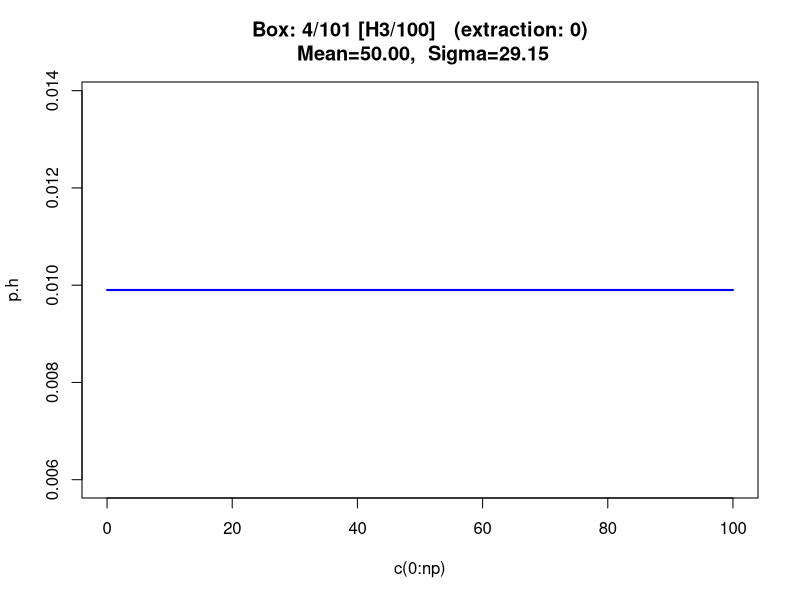
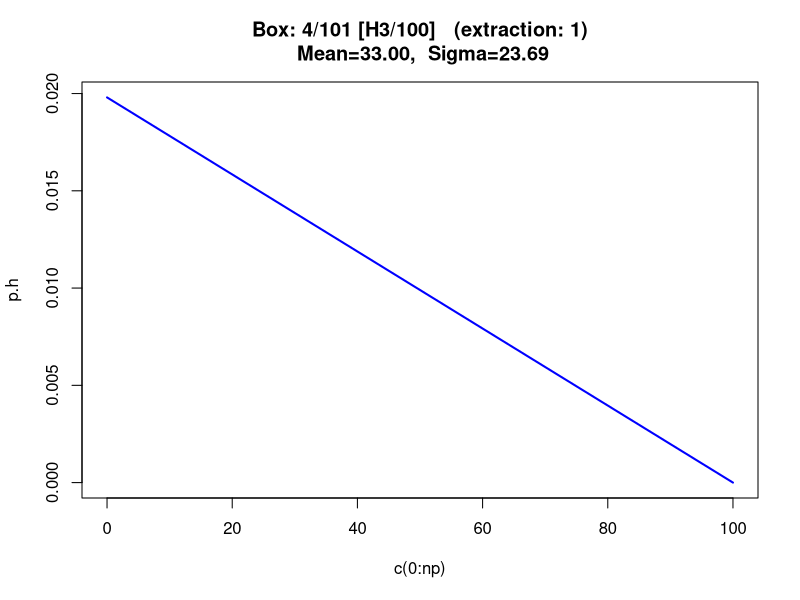
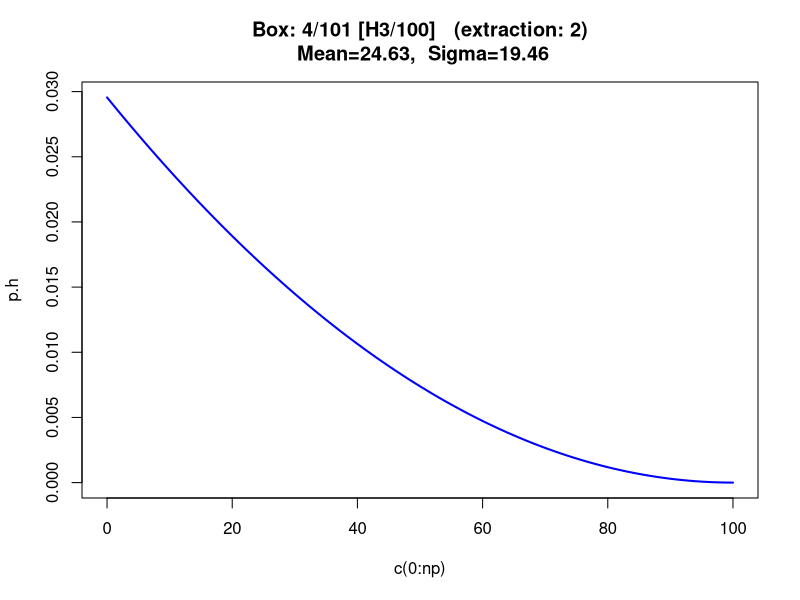
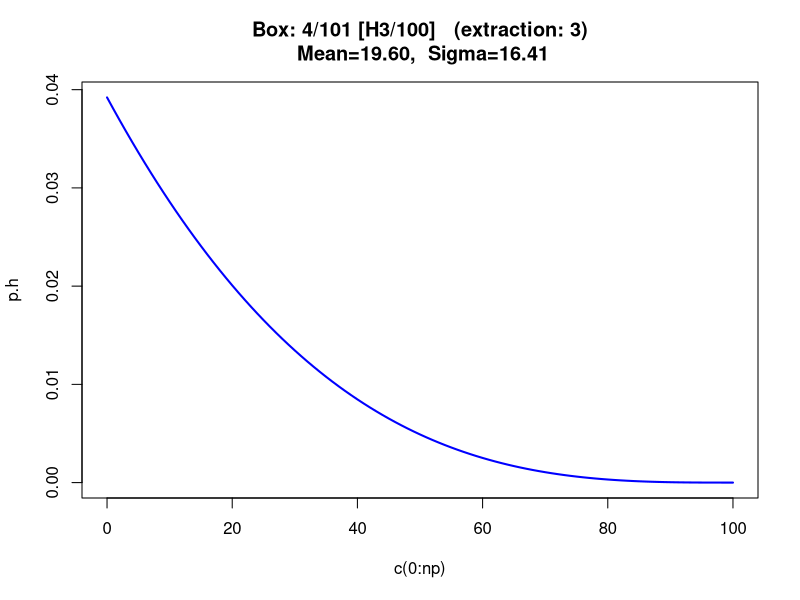
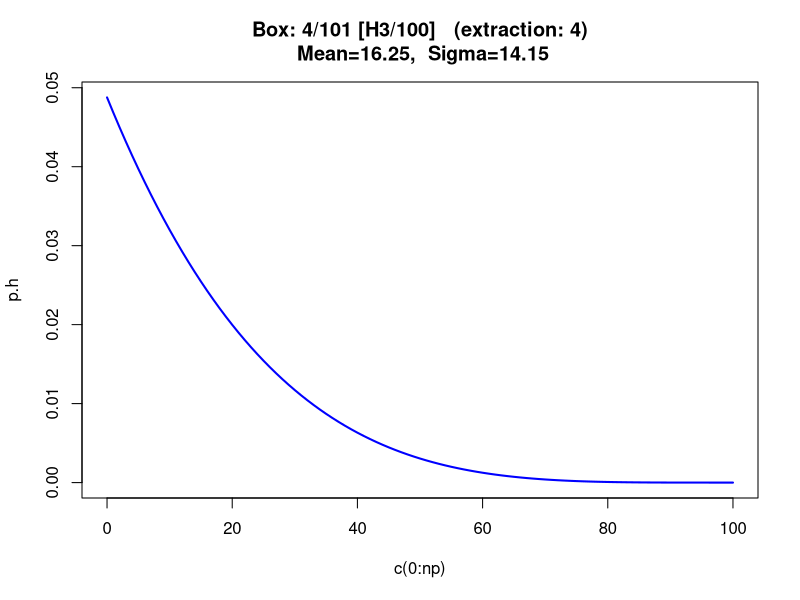
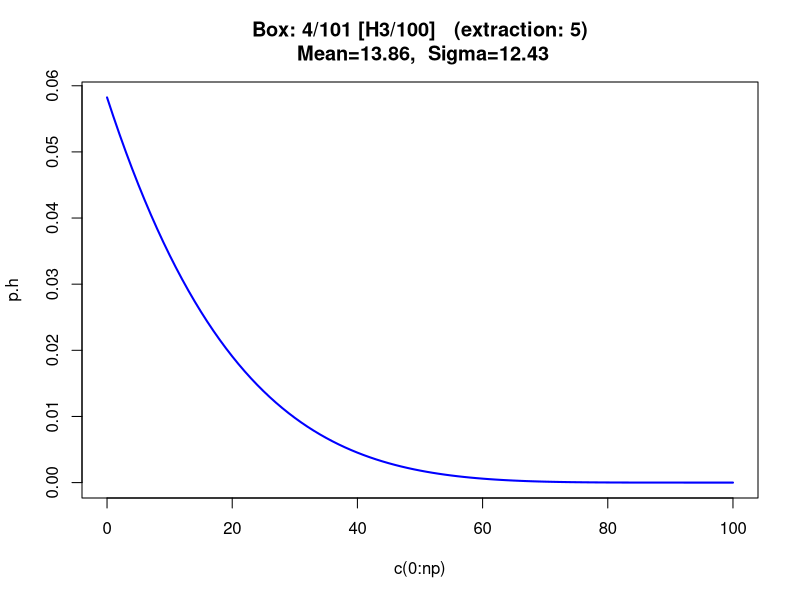
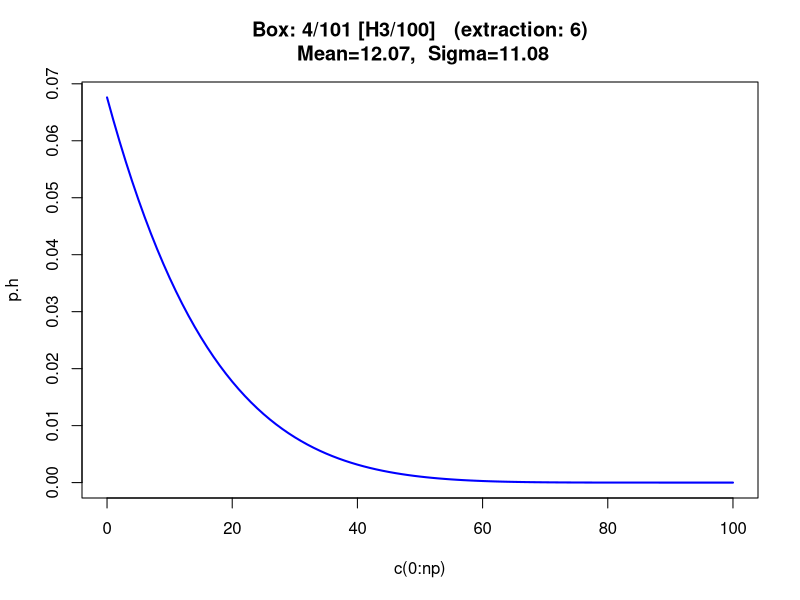
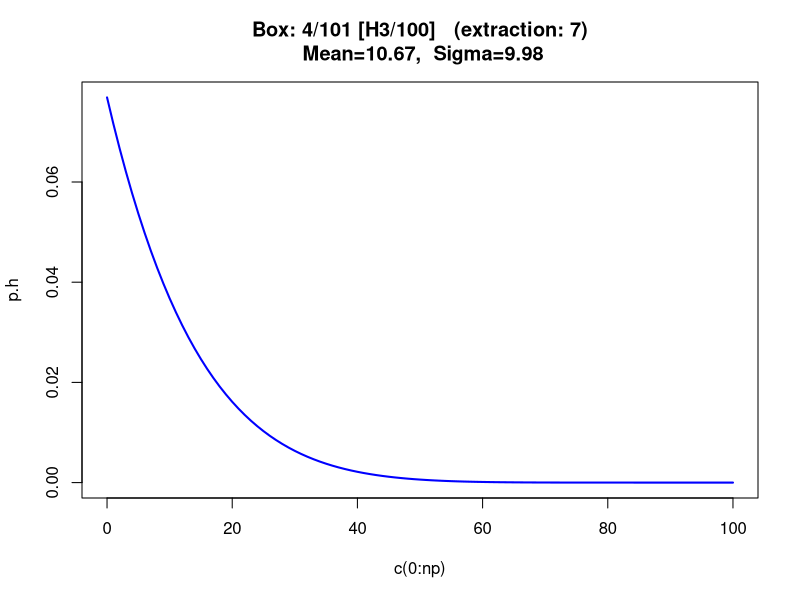

Recreate these plots in R, in order.
#----------------------------------------
# esempio delle 6 scatole (esteso ad n)
#
# GdA, 4/3/2011
#----------------------------------------

# function pausa
pausa <- function() {
  cat ("\n >> Guarda il plot e dai enter per continuare\n")
  scan()
}

delay = 0.15  # ritardo in secondi fra estrazioni (se 0 -> manuale)
delay = 0

np = 100    # nr di palline
ns = np + 1 # nr di scatole  Att: in R parte da 1 !!!

N = 50     # numero di estrazioni

box = sample(1:ns)[1]  # Random box
# box = 2                #  
cat(sprintf("Box: %d\n", box))

prior.unif  <- rep(1/ns, ns)              # prior uniforme
prior.binom <- dbinom(c(0:np), np, 1/2)   # prior binomiale

# usiamo uniforme
p.h <- prior.unif

# likelihoods:
likW <- c(0:np)/np
likB <- 1 - likW

#----------- prima di cominciare le estrazioni:
p.h                     # prob composizioni
p.W <- sum(likW * p.h)  # prob bianca
p.B <- 1- p.W

cat(sprintf("P(B) = %.4f;  P(W) = %.4f\n\n", p.B, p.W))

# estrazioni
extr <- rbinom(N, 1, likW[box])

p.h.M <-  matrix(rep(0, N*ns), c(N, ns))   # matrice dei risultati
prev.W <- rep(0, N)                        # previsione delle bianche

if (length(extr) <= 1000) print(extr)
#---INIZIO --------------------------------------------------
  i=0
  mean  = sum(c(0:np)*p.h)
  sigma = sqrt(sum(c(0:np)^2*p.h) - mean^2)

  ty = ifelse(np < 100, 'p', 'l')  
  plot(c(0:np), p.h, ty=ty, lwd=2, col='blue',
       main=sprintf("Box: %d/%d [H%d/%d]   (extraction: %d)\n Mean=%.2f,  Sigma=%.2f",
       box, ns, box-1, ns-1, i, mean, sigma))
  if(delay) {
      Sys.sleep(0.3)
  } else {
      pausa()
  }
#-------------------------------------------------------

for (i in 1:N) {
  if(extr[i]) {    # se bianca
    cat("\n-> White\n")
    p.h <- likW * p.h / sum(likW * p.h)   # teorema di Bayes
  } else  {
    cat("\n-> Black\n")
    p.h <- likB * p.h / sum(likB * p.h)   # teorema di Bayes
  }
  p.h.M[i,] <- p.h               # prob composizioni
  prev.W[i] <- sum(likW * p.h)   # prob bianca

  if(np <= 20) print(round(p.h,6))
  cat(sprintf("P(B) = %.4f;  P(W) = %.4f\n", 1-prev.W[i], prev.W[i]))

  mean  = sum(c(0:np)*p.h)
  sigma = sqrt(sum(c(0:np)^2*p.h) - mean^2)

  plot(c(0:np), p.h, ty=ty, lwd=2, col='blue',
       main=sprintf("Box: %d/%d [H%d/%d]   (extraction: %d)\n Mean=%.2f,  Sigma=%.2f",
       box, ns, box-1, ns-1, i, mean, sigma))
  if(delay) {
      Sys.sleep(0.3)
  } else {
      pausa()
  }
}

if (length(extr) <= 1000) print(extr)